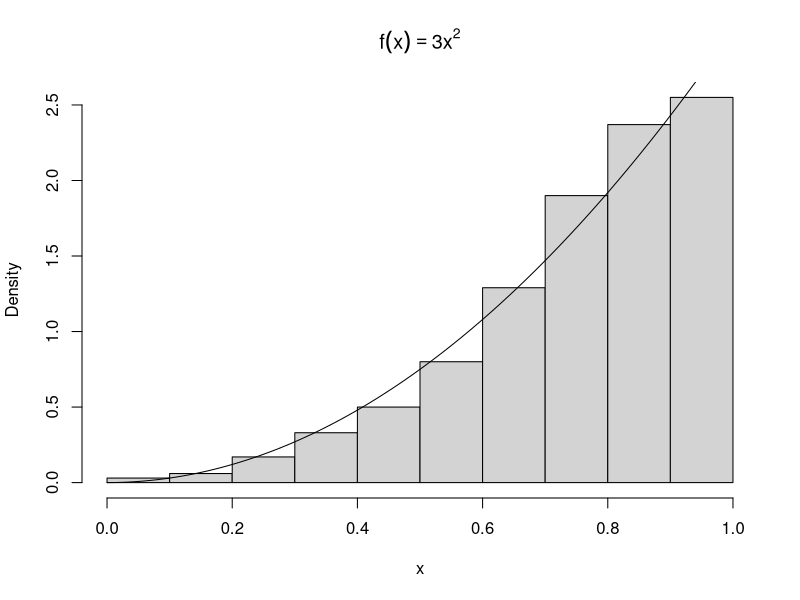
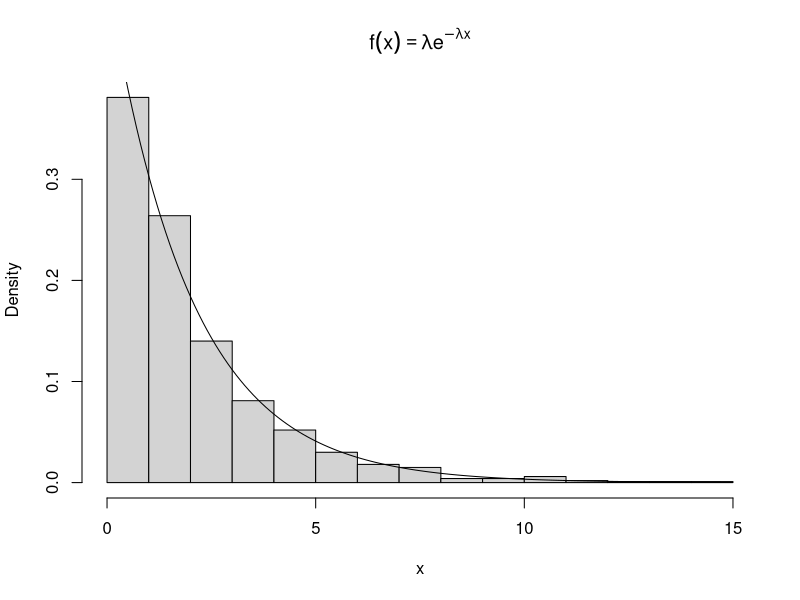
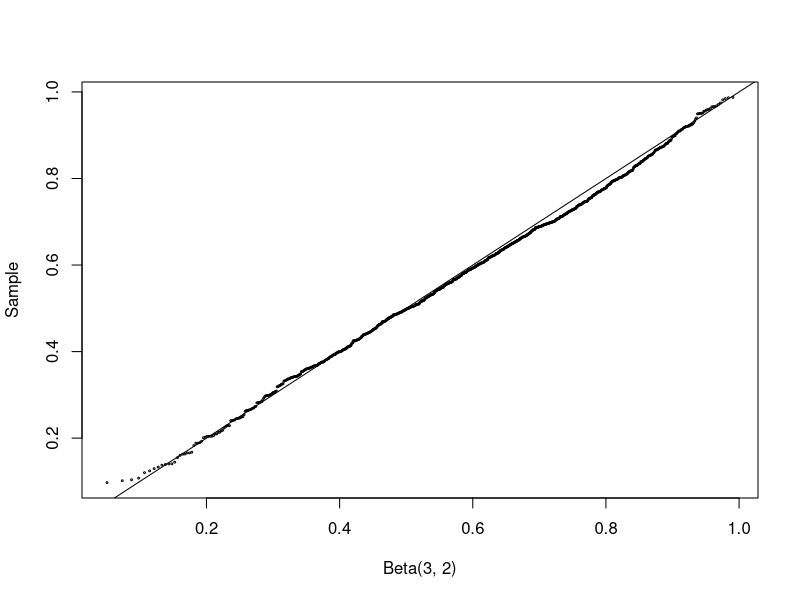
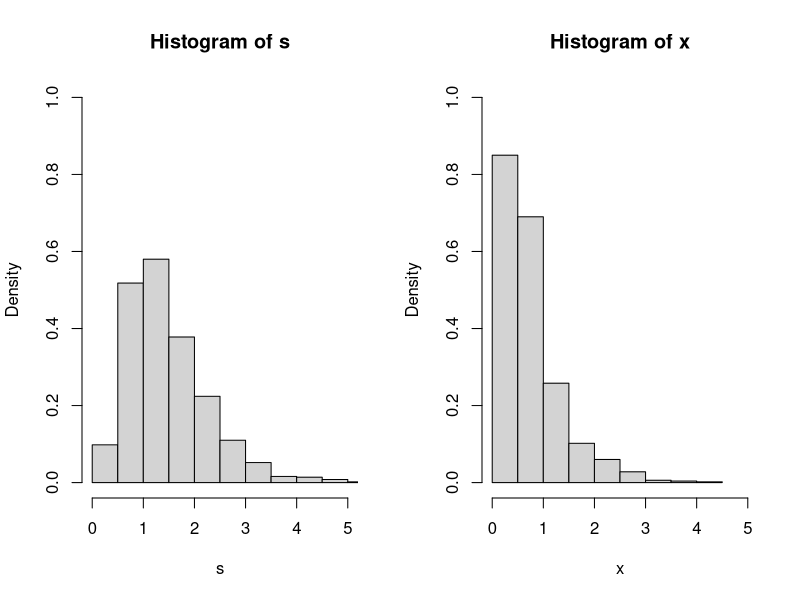
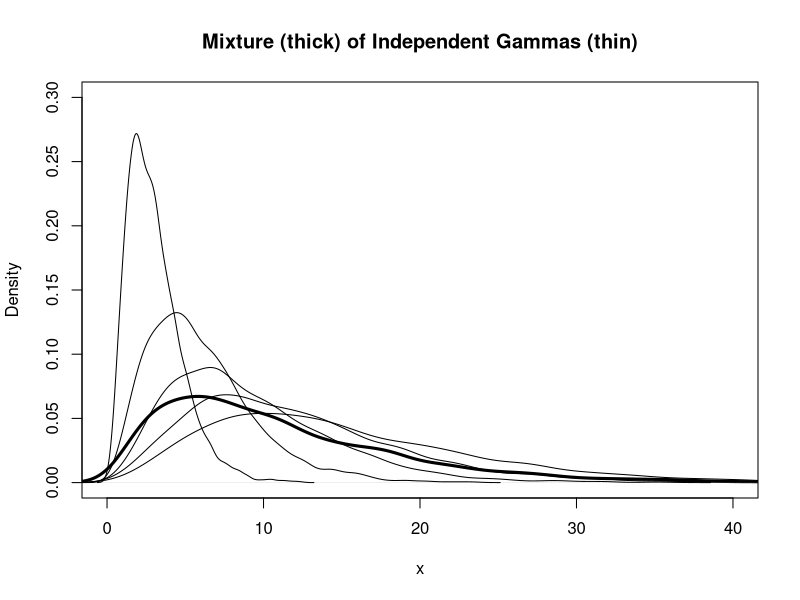

Generate these figures, in order, with R:
# Methods for Generating Random Variables ---------------------------------

## The Inverse Transform Method --------------------------------------------
# The inverse transform method of generating RVs is based on the following 
# well-known result:

## Theorem 3.1 (Probability Integral Transformation) If X is a continuous random 
# variable with cdf F_X(x), then U = F_X(X) ~ Uniform(0, 1).

# The inverse transform method of generating RVs applied the probability 
# integral transformation, where the inverse transformation is defined as

## F_x^-1(u) = inf{x: F_X(x) = u}, 0 < u < 1

# Hence, if U ~ Uniform(0, 1), then for all xER
## P(F_X^-1(U) <= x) = P(inf{t: F_X(t) = U} <= x)
##                   = P(U <= F_X(x))
##                   = F_U(F_X(x)) = F_X(x),

# and therefore F_X^-1(u) has the same distribution as X. Thus, to generate a 
# random observation X, first generate a Uniform(0, 1) variate y and deliver the 
# inverse value F_X^-1(u). The method is easy to apply *provided that the inverse
# density function is easy to compute

### Example 3.2 -------------------------------------------------------------
# This example use the inverse method to simulate a random sample from the 
# distribution with density f(x) = 3x^2, 0 < x < 1.

# Here F_X(x) = x^3 for 0 < x < 1, and F_X^-1(u) = u^{1/3}. First we generate all n
# required random uniform numbers as vector u. Then u^{1/3} is a vector of length
# n containing the sample x_1, ... , x_n.
n <- 1000
u <- runif(n)
x <- u ^ (1 / 3)
hist(x, probability = TRUE, main = expression(f(x) == 3 * x ^ 2)) # density hist of sample
y <- seq(0, 1, 0.01)
lines(y, 3 * y ^ 2) # density curve f(x)
# ... the hist and density plot suggest that the empirical and theoretical 
# distributions approximately agree.

### Example 3.3 -------------------------------------------------------------
# (Exponential distribution) This example applied the inverse transform method to
# generate a random sample from the exponential distribution with mean 1/lambda.

# If X ~ Exp(lambda), then for x > 0 the cdf of X is F_X(x) = 1 - e^(-lambda * x).
# The inverse transformation us F_X^-1(u) = -(1/lambda) * log(1 - u). Note that
# U and 1 - U have the same distribution and it is simpler to set 
# x = -(1/lambda) * log(u). To generate a random sample of size n with parameter
# lambda:
lambda <- 0.5 # set lambda (mean) constant, i.e. E[X] = 1 / lambda
x <- (-log(runif(n)) / lambda)
hist(x, probability = TRUE, main = expression(
 f(x) == lambda * e ^ {-lambda * x}))
y <- seq(min(x), max(x), 0.1)
lines(y, lambda * exp(-lambda * y)) # density curve f(x) 

## Inverse Transform Method,  Discrete Case --------------------------------
# The inverse transform method can also be applied to the discrete case. If X is 
# a discrete random variable and ... < x_[i-1] < x_[i] < x_[i + 1] < ... are the
# points of disconuity of F_[X](u), then the inverse transformation is 
# F_[X]^-1(u) = x_[i], where F_[X](x_[i - 1]) < u <= F_[X](x_[i]). So, for each
# random variate required:

## 1. Generate a random u from Uniform(0, 1)
## 2. Deliver x_[i] where F(x_[i - 1]) < u <= F(x_[i])

### Example 3.4 -------------------------------------------------------------
# (Two point distribution) This example applied the inverse transform method to
# generate a random sample of Bernoulli(p = 0.4) variates.

# In this example, F_X(0) = f_X(0) = 1 - p and F_X(1) = 1. Thus, F_X^-1(u) = 1
# if u > 0.6 and F_X^-1(u) = 0 if u <= 0.6. The generator should therefore 
# deliver the numerical value of the logical expression u > 0.6:
set.seed(300)
n <- 1000
p <- 0.4
u <- runif(n)
x <- as.integer(u > 0.6)
mean(x)

### Example 3.6 -------------------------------------------------------------
rlogarithmic <- function(n, theta) {
 # returns a random logarithmic(theta) sample size n:
 u <- runif(n)
 # set the initial length of the cdf vector:
 N <- ceiling(-16 / log10(theta))
 k <- 1:N
 a <- -1 / log(1 - theta)
 fk <- exp(log(a) + k * log(theta) - log(k))
 Fk <- cumsum(fk)
 x <- integer(n)
 for (i in 1:n) {
  x[i] <- as.integer(sum(u[i] > Fk)) #F^{-1}(u) = 1
  while (x[i] == N) {
   # if x == N we need to extend the cdf
   logf <- log(a) + (N + 1) * log(theta) - log(N + 1)
   fk <- c(fk, exp(logf))
   N <- N + 1
   x[i] <- as.integer(sum(u[i] > Fk))
  }
 }
 x + 1
}

# Using the above function, we can then generate random samples from the 
# Logarithmic(0.5) distribution:
n <- 1000
theta <- 0.5
x <- rlogarithmic(n = n, theta = theta)
k <- sort(unique(x))
p <- -1 / log(1 - theta) * theta ^ k / k
se <- sqrt(p * (1 - p) / n)

## The Acceptance-Rejection Method -----------------------------------------
# Suppose that X and Y are random variables with with density or pmf f and g,
# respectively, and there exists a constant c such that

# \frac{f(t)}{g(t)} <= c

# for all t such that f(t) > 0. Then the acceptance-rejection method (or 
# rejection method) can be applied to generate the random variable X.

##  The Acceptance-Rejection Method ----------------------------------------
# 1. Find a random variable Y with density g satisfying f(t) / g(t) <= c, for
# all t such that f(t) > 0. Provide a method to generate random Y.

# 2. For each random variate required:
## a) Generate a random y from the distribution with density g
## b) Generate a random u from the Uniform(0, 1) distribution
## c) If u < f(y) / cg(y), accept y and deliver x = y; otherwise reject y.

# Note that in step 2c,

# P(accept | Y) = P(U < \frac{f(Y)}{cg(Y)} | Y) = \frac{f(Y)}{cg(Y)}

# The last equality is simply evaluating the cdf of U. The total probability of
# acceptance for any iteration is therefore

# \Sigma_{y} P(accept | y)P(Y = y) = |Sigma_{y} \frac{f(y)}{cg(y) g(y) = 1/c}.

# and the number of iterations until acceptance has the geometric distribution 
# with mean c. Hence, on average each sample value of X requires c iterations.
# For efficiency, Y should be easy to simulate and c small.

# To see that the accepted sample has the same distribution as X, apply Bayes'
# theorem.

### Example 3.7 -------------------------------------------------------------
# This example illustrates the method for the Beta distribution. On average, 
# how many random numbers must be simulated to generate 1000 variables from the
# Beta(/alpha = 2, \beta = 2) distribution by this method? It depends on the
# upper bound c of \frac{f(x)}{g(x)}, which depends on the choice of the function 
# g(x).

# The Beta(2, 2) density is f(x) = 6x(1 - x), where 0 < x < 1. Let g(x) be the
# Uniform(0, 1) density. Then \frac{f(x)}{g(x)} <= 6 for all 0 < x < 1, and so
# c = 6. A random x dfrom g(x) is accepted if

# \frac{f(x)}{cg(x)} = \frac{6x(1 - x)}{6(1)} = x(1 - x) > u

# On average, cn = 6000 iterations (12000 random numbers) will be required for a
# sample size 1000. In the following simulation below, the counter j for 
# iterations is not necessary, but included to record how many iterations were
# actually needed to generate the 1000 beta variates:
set.seed(41513)
n <- 1000
k <- 0
j <- 0 # counter for accepted samples
y <- numeric(n)

while (k < n) {
 u <- runif(1)
 j <- j + 1
 x <- runif(1) # random variate from g
 
 if (x * (1 - x) > u) {
  # accept sample x:
  k <- k + 1
  y[k] <- x
 }
}
j

# Now we can compare the empirical and theoretical percentiles:
p <- seq(0.1, 0.9, 0.1)
Q_hat <- quantile(y, p)
Q <- qbeta(p, 2, 2)
se <- sqrt(p * (1 - p)) / (n * dbeta(Q, 2, 2) ^ 2)

# Below, the sample percentiles (first line) approximately match the Beta(2, 2)
# percentiles computed by qbeta (second line):
round(rbind(Q_hat, Q, se), 3)

## Transformation Methods --------------------------------------------------
set.seed(123)
n <- 1000
a <- 3
b <- 2
u <- rgamma(n, shape = a, rate = 1)
v <- rgamma(n, shape = b, rate = 1)
x <- u / (u + v)
q <- qbeta(ppoints(n), a, b)
qqplot(q, x, cex = 0.25, xlab = "Beta(3, 2)", ylab = "Sample")
abline(0, 1)

## Sums & Mixtures ---------------------------------------------------------
# Sums and mixtures of random variables are special types of transformations.

### Convolutions ------------------------------------------------------------
# Let X_1, ..., X_n be i.i.d with X_j \sim X, and let S = X_1 + ... + X_n. The
# distribution function of the sum S is called the n-fold convolution of X and 
# denoted F^{star(n)}_X. It is straightforward to simulate a convolution by directly
# generating X_1, ..., X_n and computing the sum.

# Several distributions are related by convolution. If \nu > 0 is an integer, 
# the \chi^{2} distribution with \nu degrees of freedom is the convolution of
# \nu i.i.d squared standard normal variables. The negative binomial distribution
# NegBin(r, p) is the convolution of r i.i.d Geom(p) r.v's. The convolution of r
# independent Exp(\lambda) r.v's has the Gamma(r, \lambda) distribution.

# In R it is of course easier to generate r.v's from these distributions using
# the rchisq, rgeom, and rbinom functions. Nevertheless, these examples 
# illustrate a general method that can be applied whenever distributions are
# related by convolutions.

#### Example: \chi^{2}
# This example generates a \chi^{2}(\nu) random variable as the convolution of 
# \nu squared normals. If Z_1, ..., Z_{\nu} are i.i.d N(0, 1) r.v's, then V = 
# Z^{2}_1 + ... + Z^{2}_2 has the \chi^{2}(\nu) distribution. To generate a
# random sample of size n from \chi^{2}(\nu), we:

# 1. Fill an n \times \nu matrix with n\nu random N(0, 1) variates
# 2. Square each entry in the matrix(1)
# 3. Compute the row sums of the squared normals. Each row sum is one random 
# observation from the \chi^{2}(\nu) distribution
# 4. Deliver the vector of row sums.

# We develop an example with n = 1000 and \nu = 2 degrees of freedom below.
set.seed(4213)
n <- 1000
nu <- 2
X <- matrix(rnorm(n = n*nu), nrow = n, ncol = nu)^2 # matrix of sq. normals
# Then sum the sq. normals across each row of matrix:
# method 1
y_1 <- rowSums(X)
# method 2:
y_2 <- apply(X, MARGIN = 1, FUN = sum)
identical(y_1, y_2) # test if same... doesn't matter which one is used

# A \chi^{2}(\nu) random variable has mean \nu and variance 2\nu. The samples we
# have generated match this closely with negligible error...
mean(y_1)
mean(y_1^2)

### Mixtures ----------------------------------------------------------------
# A random variable X has a discrete mixture if the distribution of X is a 
# weighted sum F_X(x) = \sum \theta_i F_X(x) for some sequence of random 
# variables X_1, X_2, .... and \theta_i > 0 such that \sum_i \theta_i = 1. The
# constants \theta_i are called the 'mixing' weights or 'mixing' probabilities.
# Although the notation is similar for sums and mixtures, the distributions 
# represented are different.

# A r.v X is a continuous mixture if the distribution of X is 
# F_X(x) = \int_{\inf}^{-\inf} F_{X\mid Y = y}(x) f_Y(y) for a family 
# X \mid Y = y indexed by the real numbers y and weighting function f_Y such 
# that \int_{\inf}^{-\inf} F_{X\mid Y = y}(x) f_Y(y) dy = 1, i.e. it is a valid 
# cumulative density.

# Let's compare the methods for simulation of a convolution and a mixture of
# normal variables. Suppose X_1 \sim N(0, 1) and X_2 \sim N(3, 1) are 
# independent. The notation S = X_1 + X_2 denotes the *convolution* of X_1 and
# X_2. The distribution of S is normal with mean \mu_1 + \mu_2 = 3 and variance
# \sigma_1^{2} + \sigma_2^{2} = 2. Hence, to simulate the convolution, we must:

# 1. Generate x_1 \sim N(0, 1)
# 2. Generate x_2 \sim N(3, 1)
# 3. Deliver s = x_1 + x_2

# We can also define a 50% normal *mixture* X, denoted F_X(x) = 0.5 * F_{X_1}(x) 
# + 0.5 * F_{X_2}(x). Unlike the convolution, the distribution of the mixture X
# is distinctly *non-normal*; it is bimodal. Hence, to simulate the mixture, we
# must:

# 1. Generate an integer k \in \{1, 2\}, where P(1) = P(2) = 0.5
# 2. If k = 1 deliver random x from N(0, 1) else if k = 2 deliver random from
# N(3, 1)

#### Example: Convolutions and mixtures
# Let X_1 \sim Gamma(2, 2) and X_2 \sim Gamma(2, 4) be independent. Let's see 
# the visual difference between the convolution S = X_1 + X_2 and mixture 
# F_X(x) = 0.5 * F_{X_1}(x) + 0.5 * F_{X_2}(x):
n <- 1000
x_1 <- rgamma(n, 2, 2)
x_2 <- rgamma(n, 2, 4)
s <- x_1 + x_2 # convolution
u <- runif(n)
k <- as.integer(u > 0.5) # vector of 0's and 1's (binary logic)
x <- k * x_1 + (1 - k) * x_2 # the mixture
# Plot:
par(mfcol = c(1, 2))
hist(s, probability = TRUE, xlim = c(0, 5), ylim = c(0, 1))
hist(x, probability = TRUE, xlim = c(0, 5), ylim = c(0, 1))
par(mfcol = c(1, 1)) # restore previous setting

#### Example: Mixture of several gamma distributions
# Here there are several components to the mixture and the mixing weights are 
# not uniform. The mixture is

# F_X = \sum_{i = 1}^5 \theta_j F_{X_j}

# where X_j \sim Gamma(r = 3, \lambda_{j} = \frac{1}{j}) are independent and the
# mixing probabilities are \theta_j = \frac{j}{15}, j = 1, ..., 5.

# To simulate one random variate from the mixture F_X:

# 1. Generate an integer k \sim \{1, 2, 3, 4, 5\}, where P(k) = \theta_k, 
# k = 1, ..., 5
# 2. Deliver a random Gamma(r, \lambda_{k}) variate

# Hence, to generate sample size n, steps 1 and 2 are repeated n times. Since
# for loops can be costly in R, we can translate the above into a vectorised
# approach. So then, we

# 1. Generate a random sample k_1, ..., k_n of integers in a vector k, where
# P(k) = \theta_k, k = 1, ..., 5. Then k[i] indicates which of the the five 
# gamma distributions will be sampled to get the ith element of the sample.
# 2. Set rate equal to the length n vector \lambda = (\lambda_k)
# 3. Generate a gamme sample size n, with shape r and rate vector rate

# Thus, and efficient way to implement this in R is shown below:
n <- 5000
k <- sample(1:5, size = n, replace = TRUE, prob = (1:5) / 15)
rate <- 1 / k
x <- rgamma(n = n, shape = 3, rate = rate)
# Plot the density of the mixture with densities of the compoenents...
plot(x = density(x),
     xlim = c(0, 40), ylim = c(0, 0.3), 
     lwd = 3, xlab = "x", main = "Mixture (thick) of Independent Gammas (thin)")
for (i in 1:5) {
 lines(density(rgamma(n = n, shape = 3, rate = 1/i)))
}
# Thick line is the final mixture; thin lines are the density of each X_j.

# The rest of the examples are repetitions of the same theme. Onto the next 
# section!

# Multivariate Distributions ----------------------------------------------
# A d-dimensional multivariate normal requires covariance matrix, since 
# X ~ N_d(\mu, \Sigma),where \Sigma has entries \sigma_{ij} = Cov(X_i, X_j).
# One of the ways - there are several - to obtain a covariance matrix is 
# through Choleski factorization. The Choleski factorization of a real symmetric
# positive-definite matrix is X = Q^TQ, where Q is an upper triangular matrix.
# In R, the basic syntax to implement Choleski factorization is chol(X).
X <- matrix(data = c(1, 0.9, 0.9, 1), nrow = 2)
# Check is if matyric is symmetric and positive definite:
X - t(X) ## This should be 0 if A is symmetric
eigen(X)$values ## These should all be non-negative.
# Note that if any are 0 then use chol(A,pivot=TRUE)

## Calculate Choleski factorization:
R <- chol(X)
# Thus, if correct, XX = R^T%*%R:
t(R)%*%R
